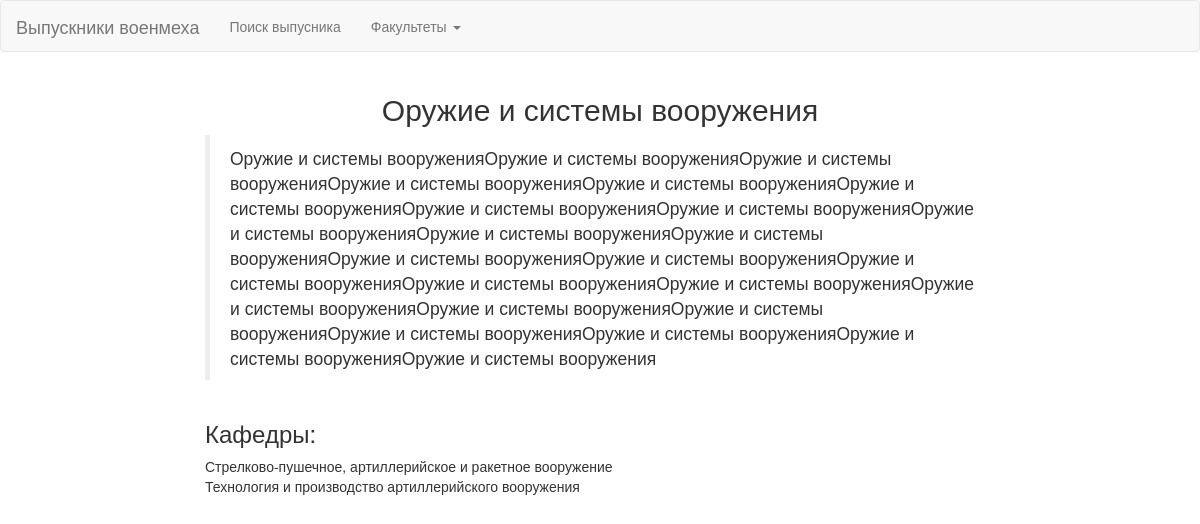
The page /get_faculty_description/2 on the database its author committed.
### graduates/models.py (models this page shows, shortened)
class Faculty(models.Model):
    faculty_name = models.CharField(max_length=100, )
    faculty_code = models.CharField(max_length=100, )
    faculty_description = models.TextField()
    class Meta:
        verbose_name = 'Факультет'
        verbose_name_plural = 'Факультеты'

class Kaf(models.Model):
    kaf_name = models.CharField(max_length=100, )
    kaf_code = models.CharField(max_length=100, )
    kaf_description = models.TextField()
    kaf_site = models.CharField(max_length=100, blank=True)
    kaf_faculty = models.ForeignKey(Faculty)
    class Meta:
        verbose_name = 'Кафедра'
        verbose_name_plural = 'Кафедры'

### graduates/views.py (the view)
# urls.py: url(r'^get_faculty_description/(?P<id>\d+)$', views.get_faculty_description),
def get_faculty_description(request, id):
    faculty = Faculty.objects.get(id=id)
    kafs = faculty.kaf_set.all()
    return render_to_response('faculty.html', {'faculty': faculty,
                                               'kafs': kafs
                                               })

### graduates/templates/faculty.html (shortened to what this page needs)
{% load staticfiles %}
<!DOCTYPE html>
<html lang="en">
<head>
    <link rel="stylesheet" type="text/css" href = "{% static "static/css/bootstrap.css" %}">
    <link rel="stylesheet" type="text/css" href = "{% static "static/css/style.css" %}">
</head>
<body>
    <nav class="navbar navbar-default">
        <div class="container-fluid">
            <div class="navbar-header">
                <a class="navbar-brand" href="#">Выпускники военмеха</a>
            </div>
            <ul class="nav navbar-nav">
                <li><a href="/">Поиск выпусника</a></li>
                <li class="dropdown">
                    <a class="dropdown-toggle" data-toggle="dropdown" href="#">Факультеты
                    <span class="caret"></span></a>
                </li>
            </ul>
        </div>
    </nav>
    <div class = "row">
        <h2 align="center">{{ faculty.faculty_name }}</h2>
    </div>
    <div class = "row">
        <div class="col-md-8 col-md-offset-2">
            <blockquote>{{ faculty.faculty_description }}</blockquote>
        </div>
    </div>
    <div class = "row">
        <div class="col-md-8 col-md-offset-2">
            <h3>Кафедры:</h3>
            <table class="table-responsive">
                {% for kaf in kafs %}
                    <tr class="tr-grad" onclick='return location.href ="get_kaf_description/{{ kaf.id }}"'>
                        <td>{{ kaf.kaf_name }}</td>
                    </tr>
                {% endfor %}
            </table>
        </div>
    </div>
</body>
</html>

### static/css/style.css (style rules this page uses)
.tr-grad { transition: 0.2s; cursor: pointer; }

### rows shown on the page
Faculty: faculty_name "Оружие и системы вооружения", faculty_description "Оружие и системы вооруженияОружие и системы вооруженияОружие и системы вооруженияОружие и системы вооруженияОружие и системы вооруженияОружие и системы вооруженияОружие и системы вооруженияОружие и системы вооруженияОружие и системы вооруженияОружие и системы вооруженияОружие и системы вооруженияОружие и системы вооруженияОружие и системы вооруженияОружие и системы вооруженияОружие и системы вооруженияОружие и системы вооруженияОружие и системы вооруженияОружие и системы вооруженияОружие и системы вооруженияОружие и системы вооруженияОружие и системы вооруженияОружие и системы вооруженияОружие и системы вооружения"
Kaf: kaf_name "Стрелково-пушечное, артиллерийское и ракетное вооружение"
Kaf: kaf_name "Технология и производство артиллерийского вооружения"
